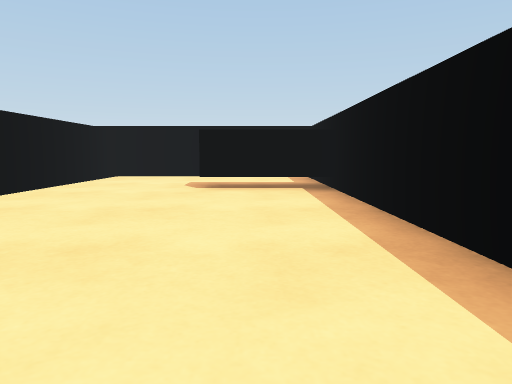
[1] (above)

15 first-person views from a walk through a Unity game level. The camera is 0.59 m above the floor, tilts 6° down and sees 70° across. The floor is counted in squares, 1 m on a side. Each view is taken from the middle of a square. On the plan, view 1 faces up. The plan holds only what a view shows up to about 10 squares ahead; the rest is blank. The place goes on beyond the plan. The player character is not drawn.

[2]
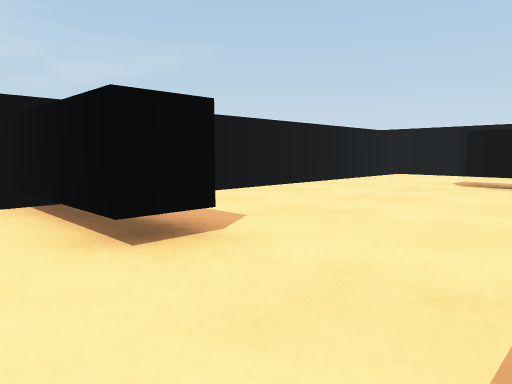

[3]
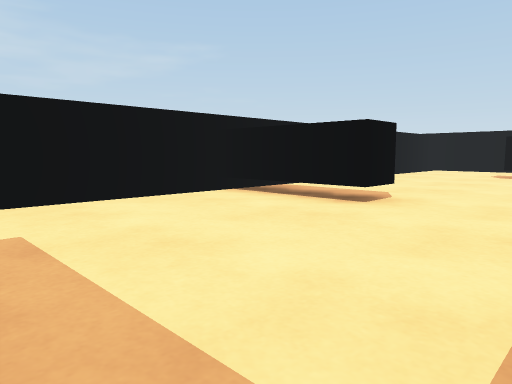

[4]
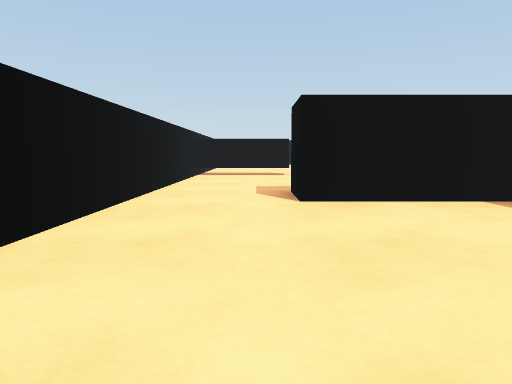

[5]
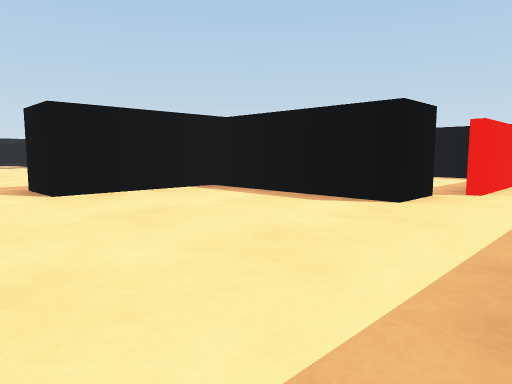

[6]
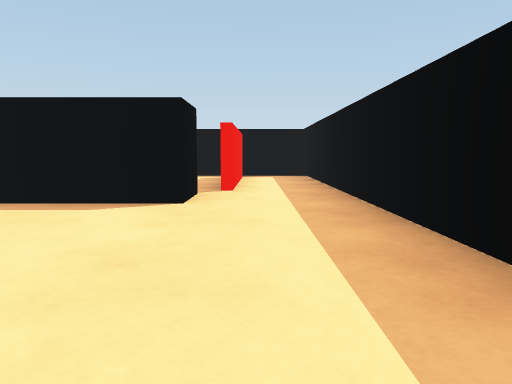

[7]
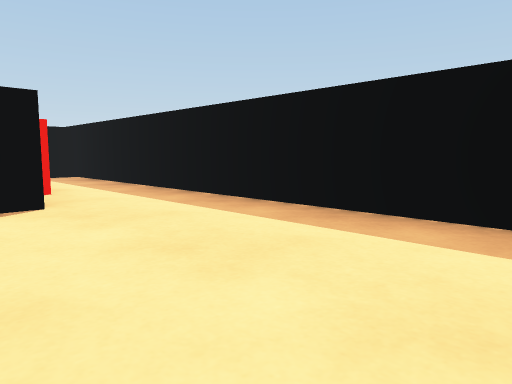

[8]
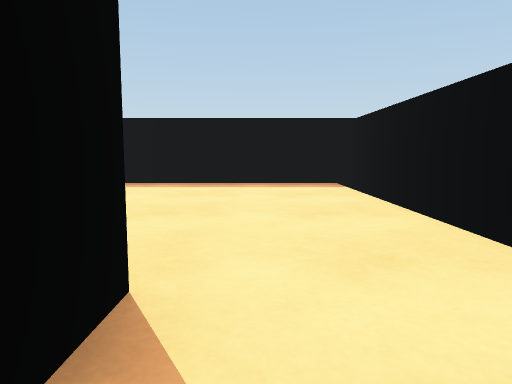

[9]
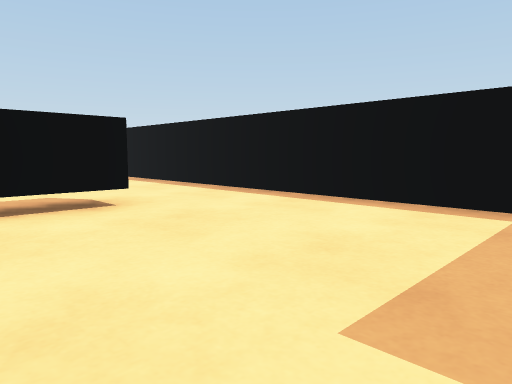

[10]
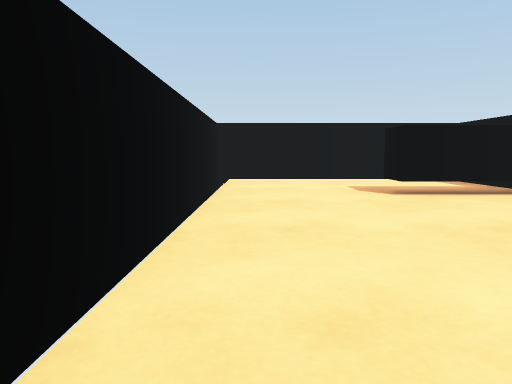

[11]
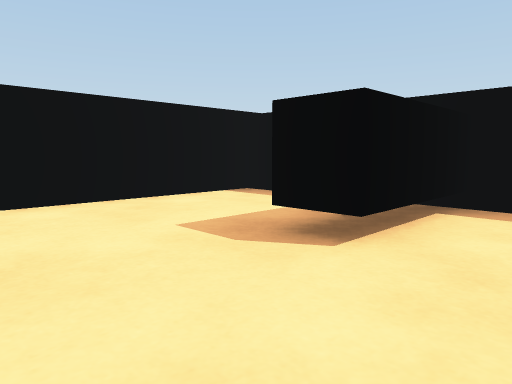

[12]
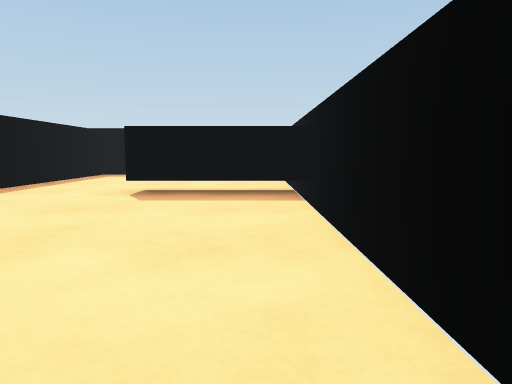

[13]
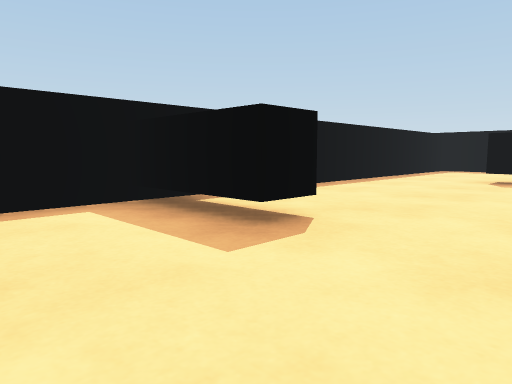

[14]
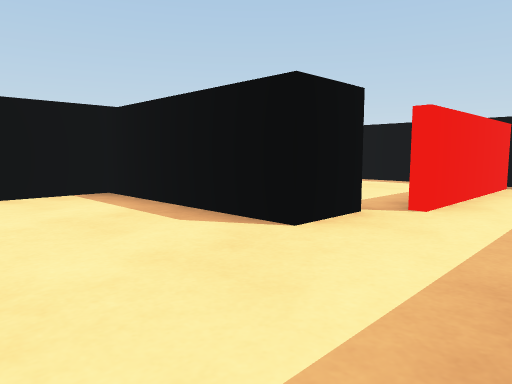

[15]
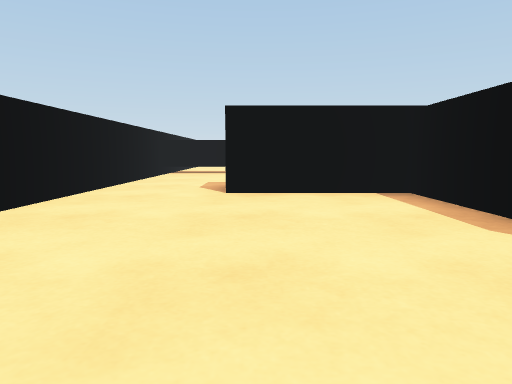

### Floor plan
Key: @ floor where view 1 was taken; # wall or solid block; . floor; T thing the floor can be seen under or through.
Columns run from 4 left of view 1 to 7 right of it. Each row starts with its distance up from view 1.
 10 #######
  9 #.....#
  8 #.....#
  7 #..TTT
  6 #..TT##
  5 #.....#
  4 #.....#
  3 #.....#
  2 #.....#
  1 #.....#
  0 ###.@.#
 -1 #.....#
 -2 #.....#
 -3 #.....#
 -4 #.....#
 -5 #..####
 -6 #.....#
 -7 #.....#
 -8 #.....#
 -9 #.....######
-10 #..........#
-11 #..........#
-12 ############

Where each view was taken, in squares from view 1:
view 1: 0 up, 0 right, facing up
view 2: 1 down, 1 right, facing up-left
view 3: 4 down, 1 right, facing up-left
view 4: 10 down, 2 left, facing up
view 5: 11 down, 3 left, facing up-right
view 6: 10 down, 3 left, facing right
view 7: 8 down, 3 left, facing down-right
view 8: 4 down, 2 left, facing down
view 9: 4 down, 3 left, facing up-right
view 10: 1 up, 3 left, facing up
view 11: 5 up, 3 left, facing up-right
view 12: 6 up, 3 left, facing down
view 13: 9 up, 3 left, facing down-right
view 14: 11 down, 1 left, facing up-right
view 15: 11 down, 1 left, facing up
